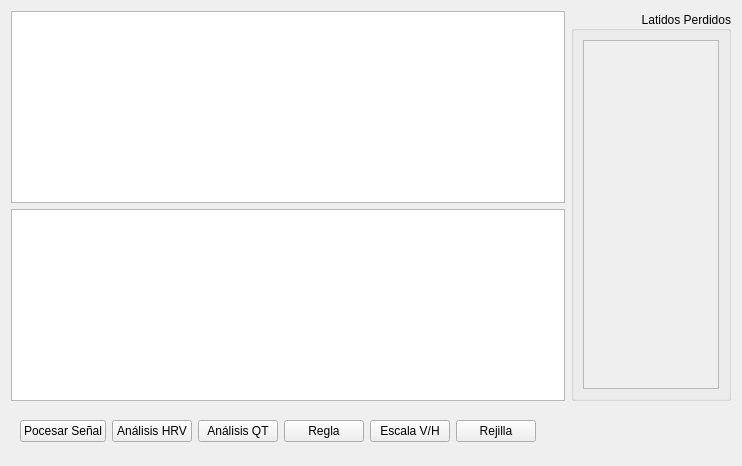
           <widget class="QWidget" name="tab_plot">
         <attribute name="title">
          <string>Registro</string>
         </attribute>
         <layout class="QGridLayout" name="gridLayout_8">
          <item row="0" column="0">
           <layout class="QGridLayout" name="gridLayout">
               <item row="2" column="0">
                   <widget class="QWidget" name="tab_reg_basewdg" native="true">
                       <property name="minimumSize">
                           <size>
                               <width>0</width>
                               <height>24</height>
                           </size>
                       </property>
                       <layout class="QHBoxLayout" name="horizontalLayout_3">
                           <item>
                               <widget class="QPushButton" name="pushButton_8">
                                   <property name="enabled">
                                       <bool>true</bool>
                                   </property>
                                   <property name="autoFillBackground">
                                       <bool>false</bool>
                                   </property>
                                   <property name="text">
                                       <string>Pocesar Señal</string>
                                   </property>
                               </widget>
                           </item>
                           <item>
                               <widget class="QPushButton" name="pushButton_9">
                                   <property name="text">
                                       <string>Análisis HRV</string>
                                   </property>
                               </widget>
                           </item>
                           <item>
                               <widget class="QPushButton" name="pushButton_12">
                                   <property name="text">
                                       <string>Análisis QT</string>
                                   </property>
                               </widget>
                           </item>
                           <item>
                               <widget class="QPushButton" name="pushButton_11">
                                   <property name="text">
                                       <string>Regla</string>
                                   </property>
                                   <property name="checkable">
                                       <bool>true</bool>
                                   </property>
                               </widget>
                           </item>
                           <item>
                               <widget class="QPushButton" name="pushButton_10">
                                   <property name="text">
                                       <string>Escala V/H</string>
                                   </property>
                               </widget>
                           </item>
                           <item>
                               <widget class="QPushButton" name="pushButton">
                                   <property name="text">
                                       <string>Rejilla</string>
                                   </property>
                                   <property name="checkable">
                                       <bool>true</bool>
                 </property>
                </widget>
               </item>
                           <item>
                               <spacer name="verticalSpacer">
                                   <property name="orientation">
                                       <enum>Qt::Vertical</enum>
                                   </property>
                                   <property name="sizeType">
                                       <enum>QSizePolicy::Minimum</enum>
                                   </property>
                                   <property name="sizeHint" stdset="0">
                                       <size>
                                           <width>20</width>
                                           <height>30</height>
                                       </size>
                                   </property>
                               </spacer>
                           </item>
              </layout>
             </widget>
            </item>
            <item row="1" column="0">
             <widget class="PlotWidget" name="graphicsView_1">
              <property name="minimumSize">
               <size>
                <width>0</width>
                <height>40</height>
               </size>
              </property>
              <property name="mouseTracking">
               <bool>true</bool>
              </property>
              <property name="focusPolicy">
               <enum>Qt::StrongFocus</enum>
              </property>
             </widget>
            </item>
            <item row="0" column="0">
                <widget class="PlotWidget" name="graphicsView">
              <property name="sizePolicy">
               <sizepolicy hsizetype="Expanding" vsizetype="Expanding">
                <horstretch>0</horstretch>
                <verstretch>0</verstretch>
               </sizepolicy>
              </property>
              <property name="minimumSize">
               <size>
                <width>0</width>
                <height>40</height>
               </size>
              </property>
              <property name="maximumSize">
               <size>
                <width>16777215</width>
                <height>16777215</height>
               </size>
              </property>
              <property name="mouseTracking">
               <bool>true</bool>
              </property>
              <property name="focusPolicy">
               <enum>Qt::StrongFocus</enum>
              </property>
             </widget>
            </item>
               <item row="0" column="1" rowspan="2">
                   <widget class="QGroupBox" name="gBox_lost_beat">
                       <property name="enabled">
                           <bool>true</bool>
              </property>
                       <property name="sizePolicy">
                           <sizepolicy hsizetype="Fixed" vsizetype="Preferred">
                               <horstretch>0</horstretch>
                               <verstretch>0</verstretch>
                           </sizepolicy>
                       </property>
                       <property name="maximumSize">
                           <size>
                               <width>160</width>
                               <height>16777215</height>
                           </size>
                       </property>
                       <property name="title">
                           <string>Latidos Perdidos</string>
                       </property>
                       <property name="alignment">
                           <set>Qt::AlignRight|Qt::AlignTrailing|Qt::AlignVCenter</set>
                       </property>
                       <property name="flat">
                           <bool>true</bool>
                       </property>
                       <layout class="QGridLayout" name="gridLayout_23">
                           <item row="0" column="0">
                               <widget class="QListWidget" name="listwdg_lost_beat">
                                   <property name="enabled">
                                       <bool>false</bool>
                 </property>
                </widget>
               </item>
              </layout>
             </widget>
            </item>
           </layout>
          </item>
         </layout>
        </widget>
